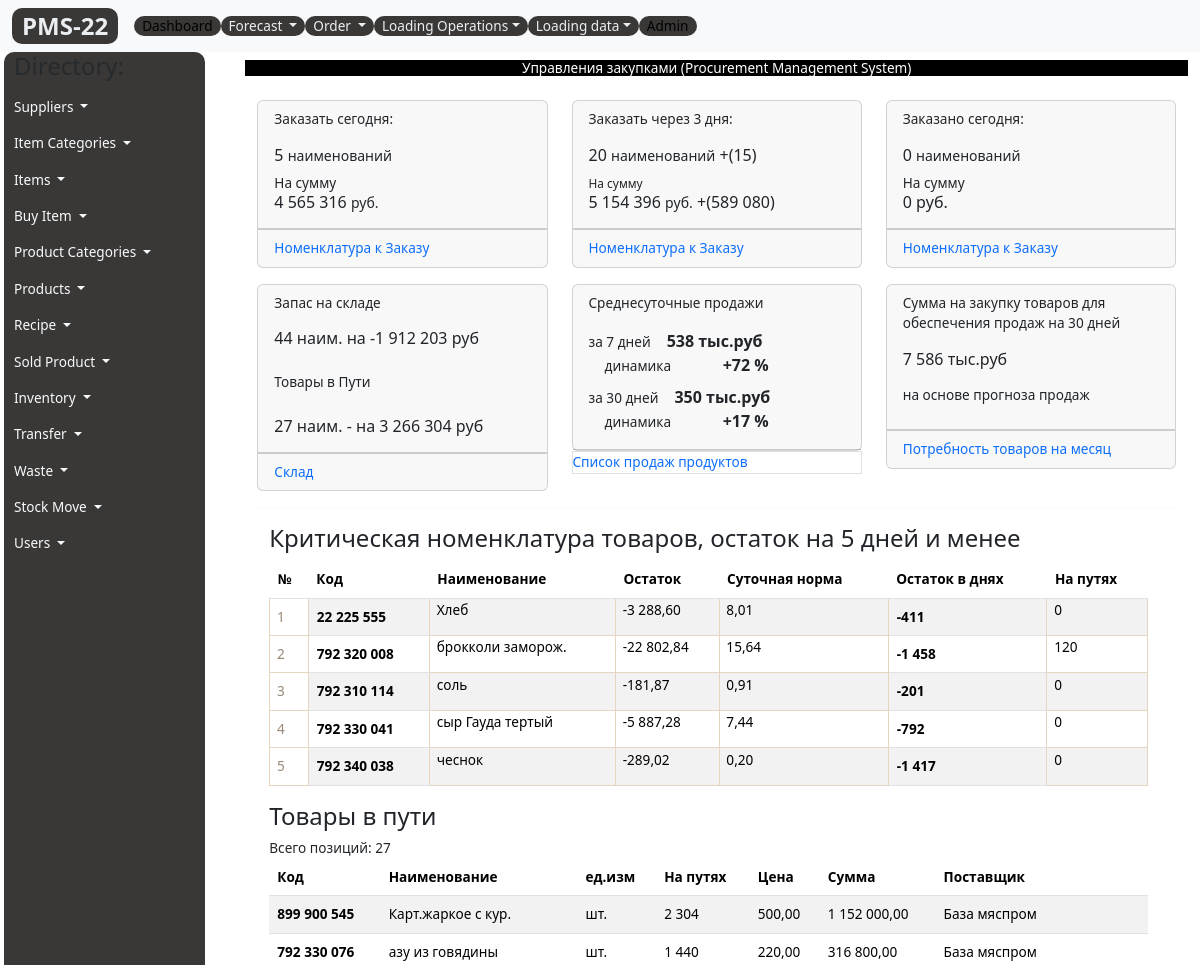
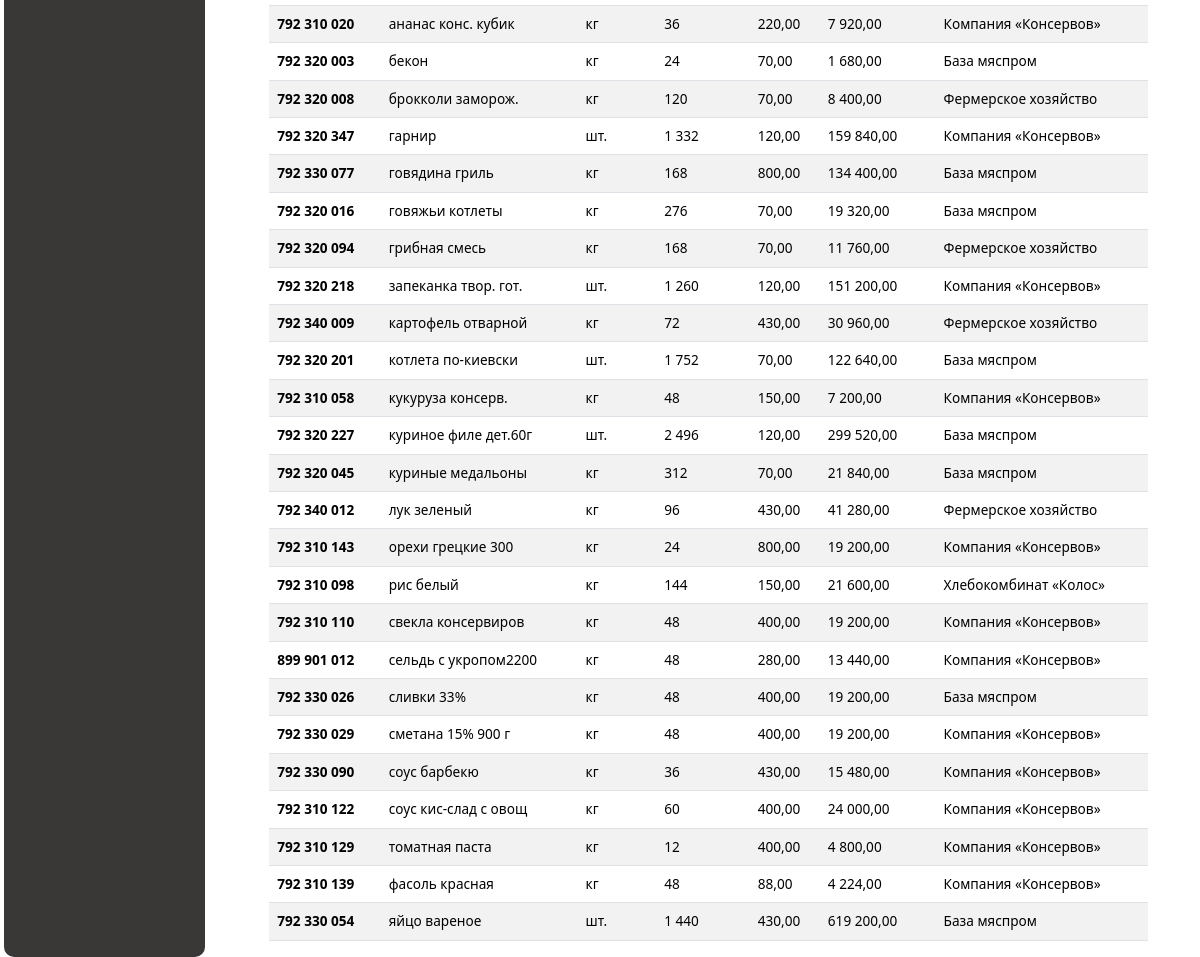
The page / on the database its author committed (2 pictures, top to bottom).
### control/models.py (models this page shows, shortened)
class StockItem(models.Model):
    code=models.DecimalField(max_digits=12, help_text="Не более 12 знаков",decimal_places=0,null=True,verbose_name='Код')
    name = models.CharField(max_length=200, help_text="Не более 200 знаков", db_index=True)
    slug= models.SlugField(max_length=255, verbose_name='Url')
    supplier=models.CharField(max_length=200, help_text="Не более 200 знаков",verbose_name='Поставщик',null=True)
    daily_requirement= models.DecimalField(verbose_name='Суточная потребность', null=True, max_digits=10, decimal_places=4, default=1)
    unit = models.CharField(max_length=10,verbose_name='Ед.изм.',  choices=UNITS, null=True ,default='kg')
    first_cost = models.DecimalField(max_digits=10, help_text="Не более 10 знаков",decimal_places=2, null=True)
    last_cost = models.DecimalField(max_digits=10, help_text="Не более 10 знаков",decimal_places=2, null=True)
    unit_cost = models.DecimalField(max_digits=10, help_text="Не более 10 знаков",decimal_places=2, null=True)
    place = models.CharField(max_length=100,verbose_name='Место', null=True ,default='store')
    open=models.DecimalField(max_digits=10, help_text="Не более 10 знаков", decimal_places=0, null=True, default=0)
    sales =	models.DecimalField(max_digits=10, help_text="Не более 10 знаков", decimal_places=3, default=0)
    received = models.DecimalField(max_digits=10, help_text="Не более 10 знаков", null=True, decimal_places=0, default=0)
    transfer =models.DecimalField(max_digits=10, help_text="Не более 10 знаков",null=True, decimal_places=0, default=0)
    waste=models.DecimalField(max_digits=10, help_text="Не более 10 знаков",null=True, decimal_places=0, default=0)
    actual=models.DecimalField(max_digits=10, help_text="Не более 10 знаков",decimal_places=2, default=0)
    actual_cost=models.DecimalField(max_digits=12, help_text="Не более 12 знаков", decimal_places=2, default=0)
    stock_days=models.DecimalField(max_digits=4, help_text="Не более 4 знаков", decimal_places=0,null=True, default=3000,  verbose_name='Остаток в днях')
    delivery=models.DecimalField(max_digits=10, help_text="Не более 10 знаков", decimal_places=0, default=0,null=True,verbose_name='Пути') # from DeliverItem (сделать через aggregate)
    delivery_cost=models.DecimalField(max_digits=12, help_text="Не более 12 знаков", decimal_places=2, default=0,null=True,verbose_name='Пути, руб')
    fullstock=models.DecimalField(max_digits=10, help_text="Не более 10 знаков", decimal_places=0, default=0,null=True,verbose_name='Запас, ед.')
    fullstock_days=models.IntegerField( null=True,verbose_name='Запас, дней', default=3000)
    delivery_time = models.IntegerField(verbose_name='Буфер, дней', null=True, default=5) #from Item -- Это буфер для товарной позиции
    daily_cost=models.DecimalField(max_digits=12, help_text="Не более 12 знаков", decimal_places=2, default=0,null=True,verbose_name='Суточная, руб')
    class Meta:
        ordering = ['name']
        verbose_name = 'Остаток'
        verbose_name_plural = 'Остатки'
    objects = DataFrameManager()

### register/views.py (the view)
# urls.py: path('', index, name='dashbord'),
def index(request):
    summ_toorder = ToOrder.objects.aggregate(
        sum_order=Sum('order_sum')).get('sum_order')
    summ_toorder_3 = ToOrder_3.objects.aggregate(
        sum_order=Sum('order_sum')).get('sum_order')
    if summ_toorder:
        dif_summa = summ_toorder_3 - summ_toorder
        count_toorder = ToOrder.objects.all().count()
        count_toorder_3 = ToOrder_3.objects.all().count()
        dif_count = count_toorder_3-count_toorder
    else:
        dif_summa = 0
        summ_toorder = 0
        count_toorder = ToOrder.objects.all().count()
        count_toorder_3 = ToOrder_3.objects.all().count()
        dif_count = count_toorder_3-count_toorder
    count_stock = StockItem.objects.all()
    stock_actual_cost = StockItem.objects.aggregate(
        sum_order=Sum('actual_cost')).get('sum_order')
    summa_stock = stock_actual_cost
    last_order = LastOrder.objects.all()
    summ_lastorder = LastOrder.objects.aggregate(
        sum_order=Sum('order_cost')).get('sum_order')
    critical_stock = StockItem.objects.all()
    delivery = StockItem.objects.exclude(delivery=0)
    summ_delivery = StockItem.objects.exclude(delivery=0).aggregate(
        sum_order=Sum('delivery_cost')).get('sum_order')
    last_date = SaleProduct.objects.latest(
        'date').date  # дата последней продажи
    sales7 = SaleProduct.objects.filter(date__range=(
        last_date-timedelta(days=7), last_date)).aggregate(sum_revenue=Sum('revenue')).get('sum_revenue')
    weeksales = sales7/7/1000
    sales7_7 = SaleProduct.objects.filter(date__range=(
        last_date-timedelta(days=14), last_date-timedelta(days=8))).aggregate(sum_revenue=Sum('revenue')).get('sum_revenue')
    weeksales_7 = sales7_7/7/1000
    pr_week = (weeksales/weeksales_7-1)*100
    sales30 = SaleProduct.objects.filter(date__range=(
        last_date-timedelta(days=30), last_date)).aggregate(sum_revenue=Sum('revenue')).get('sum_revenue')
    monthsales = sales30/30/1000
    sales30_30 = SaleProduct.objects.filter(date__range=(
        last_date-timedelta(days=60), last_date-timedelta(days=31))).aggregate(sum_revenue=Sum('revenue')).get('sum_revenue')
    monthsales_30 = sales30_30/30/1000
    pr_month = (monthsales/monthsales_30-1)*100
    daily_s = StockItem.objects.aggregate(
        s=Sum(F('last_cost')*F('daily_requirement')))['s']
    daily_sum = daily_s*30/1000
    context = {
        'title': 'Main',
        'summa': summ_toorder,
        'summa_3': summ_toorder_3,
        'order_count': count_toorder,
        'order_count_3': count_toorder_3,
        'stock_count': count_stock,
        'stock_sum': summa_stock,
        'dif_count': dif_count,
        'dif_summa': dif_summa,
        'last_order': last_order,
        'summ_lastorder': summ_lastorder,
        'critical_stock': critical_stock,
        'delivery': delivery,
        'summ_delivery': summ_delivery,
        'weeksales': weeksales,
        'monthsales': monthsales,
        'pr_week': pr_week,
        'pr_month': pr_month,
        'daily_sum': daily_sum,
    }
    return render(request, template_name='register/index.html', context=context)

### register/templates/register/index.html (shortened to what this page needs)
{% extends 'base.html' %}
{% load static %}
{% block content %}
<div class="ms-3">
  <div class="container">
    <header id="header" class="tab-header">
      <div class="top-left">
        <div class="navbar-header text-center" style="background: black">
          <h1 class="navbar-brand " style="color: white">Управления закупками (Procurement Management System)</h1>
        </div>
      </div>
    </header>
    <div class="content">
      <div class="container-fluid">
        <div class="row ">
          <div class="col-lg-4 col-md-6 col-sm-6 mt-3 ">
            <div class="card card-stats">
              <div class="card-header card-header-warning card-header-icon">
                <div class="card-icon">
                  <p class="material-icons"> Заказать сегодня: </p>
                </div>
                <h6 class="card-title">{{order_count}}
                  <small>наименований</small>
                </h6>
                <smal class="card-category">На сумму</smal>
                <h6 class="card-title">{{summa}}
                  <small>руб.</small>
                </h6>
              </div>
              <div class="card-footer">
                <div class="stats">
                  <a class="text-decoration-none" href="{% url 'order_required' %}" target="blank">Номенклатура к
                    Заказу</a>
                </div>
              </div>
            </div>
          </div>
          <div class="col-lg-4 col-md-6 col-sm-6 mt-3">
            <div class="card card-stats">
              <div class="card-header card-header-warning card-header-icon">
                <div class="card-icon">
                  <p class="material-icons"> Заказать через 3 дня: </p>
                </div>
                <h6 class="card-title">{{order_count_3}}
                  <small>наименований</small> +({{dif_count}})
                </h6>
                <small class="card-category">На сумму</small>
                <h6 class="card-title">{{summa_3}}
                  <small>руб.</small> +({{dif_summa}})
                </h6>
              </div>
              <div class="card-footer">
                <div class="stats">
                  <a class="text-decoration-none" href="{% url 'order_required_3' %}" target="blank">Номенклатура к
                    Заказу</a>
                </div>
              </div>
            </div>
          </div>
          <div class="col-lg-4 col-md-6 col-sm-6 mt-3">
            <div class="card card-stats">
              <div class="card-header card-header-warning card-header-icon">
                <div class="card-icon">
                  <p class="material-icons"> Заказано сегодня: </p>
                </div>
                <h6 class="card-title">{{last_order.count}}
                  <small>наименований</small>
                </h6>
                <smal class="card-category">На сумму</smal>
                <h6 class="card-title">
                  {% if summ_lastorder %}
                  {{summ_lastorder}}
                  {% else %}
                  0
                  {% endif %}руб.
                </h6>
              </div>
              <div class="card-footer">
                <div class="stats">
                  <a class="text-decoration-none" href="{% url 'last_order' %}" target="blank">Номенклатура к Заказу</a>
                </div>
              </div>
            </div>
          </div>
          <div class="col-lg-4 col-md-6 col-sm-6 mt-3">
            <div class="card card-stats">
              <div class="card-header card-header-danger card-header-icon">
                <div class="card-icon">
                  <p class="material-icons">Запас на складе</p>
                  <h6 class="card-title">{{stock_count.count}} наим. на {{stock_sum|floatformat:0}} руб</h6>
                </div>
                <div class="card-category my-4">Товары в Пути</div>
                <h6 class="card-title">{{delivery.count}} наим. - на
                  {% if delivery.count %}
                  {{summ_delivery}}
                  {% else %}
                  0
                  {% endif %}
                  руб</h6>
              </div>
              <div class="card-footer">
                <div class="stats">
                  <a class="text-decoration-none" href="{% url 'inventory' %}" target="blank">Склад</a>
                </div>
              </div>
            </div>
          </div>
          <div class="col-lg-4 col-md-6 col-sm-6 mt-3">
            <div class="card card-stats">
              <div class="card-header card-header-success card-header-icon">
                <div class="card-icon">
                  <p class="card-category">Среднесуточные продажи</p>
                  <div class="material-icons">за 7 дней<small
                      class="card-title ms-3 font100-b">{{weeksales|floatformat:0}} тыс.руб</small></div>
                  <div class="card-title ms-3"> динамика <small class="card-title ms-5 font100-b">
                      {% if pr_week > 0 %}
                      +{{pr_week|floatformat:0}}
                      {%else%}
                      <small class="text-danger"> {{pr_week|floatformat:0}}</small>
                      {% endif %}%
                    </small>
                  </div>
                  <div class="material-icons">за 30 дней<small
                      class="card-title ms-3 font100-b">{{monthsales|floatformat:0}} тыс.руб</small></div>
                  <div class="card-title ms-3">динамика <small class="card-title ms-5 font100-b">
                      {% if pr_month > 0 %}
                      +{{pr_month|floatformat:0}}
                      {%else%}
                      <small class="text-danger">{{pr_month|floatformat:0}}</small>
                      {% endif %}%
                    </small>
                  </div>
                </div>
              </div>
            </div>
            <div class="card-footer border">
              <div class="stats">
                <a class="text-decoration-none" href="{% url 'sold_product_list' %}" target="blank">Список продаж
                  продуктов</a>
              </div>
            </div>
          </div>
          <div class="col-lg-4 col-md-6 col-sm-6 mt-3">
            <div class="card card-stats">
              <div class="card-header card-header-info card-header-icon">
                <p class="card-category">Сумма на закупку товаров для обеспечения продаж на 30 дней
                </p>
                <h6 class="card-title my-3">{{daily_sum|floatformat:0}} тыс.руб</h6>
                <div class="card-category my-3">на основе прогноза продаж</div>
              </div>
              <div class="card-footer">
                <div class="stats">
                  <a class="text-decoration-none" href="{% url 'materials' %}" target="blank">Потребность товаров на
                    месяц</a>
                </div>
              </div>
            </div>
          </div>
        </div>
        <hr>
      </div>
    </div>
  </div>
</div>
<div class="container">
  <div class="col-11 mx-auto">
    <h4>Критическая номенклатура товаров, остаток на 5 дней и менее </h4>
    <table class="table table-striped demotable">
      <thead style="position: sticky;
  top: -1px;
  z-index: 2;background: #9d9e9e;">
        <tr>
          <th scope="col">№</th>
          <th scope="col">Код</th>
          <th scope="col">Наименование</th>
          <th scope="col">Остаток</th>
          <th scope="col">Суточная норма</th>
          <th scope="col">Остаток в днях</th>
          <th scope="col">На путях</th>
        </tr>
      </thead>
      <tbody>
        {% for item in critical_stock %}
        {% if item.stock_days < 6 %}
        <tr>
          <th scope="row">{{item.code}}</th>
          <td>{{item.name}}</td>
          <td>{{item.actual|floatformat:2}}</td>
          <td>{{item.daily_requirement|floatformat:2}}</td>
          <th>{{item.stock_days}}</th>
          <td>{{item.delivery}}</td>
        </tr>
        {% endif %}
        {% endfor %}
      </tbody>
    </table>
  </div>
</div>
<div class="container">
  <div class="col-11 mx-auto">
    <h4>Товары в пути </h4>
    Всего позиций: {{delivery.count}}
    <table class="table table-striped">
      <thead style="position: sticky;
  top: -1px;
  z-index: 2;background: #9d9e9e;">
        <tr>
          <th scope="col">Код</th>
          <th scope="col">Наименование</th>
          <th scope="col">ед.изм</th>
          <th scope="col">На путях</th>
          <th scope="col">Цена</th>
          <th scope="col">Сумма</th>
          <th scope="col">Поставщик</th>
        </tr>
      </thead>
      <tbody>
        {% for item in delivery %}
        <tr>
          <th scope="row">{{item.code}}</th>
          <td>{{item.name}}</td>
          <td>{{item.unit}}</td>
          <td>{{item.delivery}}</td>
          <td>{{item.last_cost}}</td>
          <td>{{item.delivery_cost}}</td>
          <td>{{item.supplier}}</td>
        </tr>
        {% endfor %}
      </tbody>
    </table>
  </div>
</div>
{% endblock %}

### mms22/static/css/style.css (style rules this page uses)
body { font-size: 0.85rem !important; }
.font100-b { font-size: 1rem; font-weight: 600; }
hr { color: #ebeef1; }
.demotable { border-collapse: collapse; counter-reset: schetchik; }
.demotable tbody tr:nth-child(n+1) { counter-increment: schetchik; }
.demotable td, .demotable tbody tr:before { padding: .1em .5em; border: 1px solid #E7D5C0; }
.demotable tbody tr:before { display: table-cell; vertical-align: middle; }
.demotable tbody tr:before, .demotable b:after { content: counter(schetchik); color: #978777; }

### rows shown on the page
StockItem: code "22 225 555", name "Хлеб", actual "-3 288,60", daily_requirement "8,01", stock_days "-411", delivery "0"
StockItem: code "792 320 008", name "брокколи заморож.", actual "-22 802,84", daily_requirement "15,64", stock_days "-1 458", delivery "120", unit "кг", last_cost "70,00", delivery_cost "8 400,00", supplier "Фермерское хозяйство"
StockItem: code "792 310 114", name "соль", actual "-181,87", daily_requirement "0,91", stock_days "-201", delivery "0"
StockItem: code "792 330 041", name "сыр Гауда тертый", actual "-5 887,28", daily_requirement "7,44", stock_days "-792", delivery "0"
StockItem: code "792 340 038", name "чеснок", actual "-289,02", daily_requirement "0,20", stock_days "-1 417", delivery "0"
StockItem: code "899 900 545", name "Карт.жаркое с кур.", unit "шт.", delivery "2 304", last_cost "500,00", delivery_cost "1 152 000,00", supplier "База мяспром"
StockItem: code "792 330 076", name "азу из говядины", unit "шт.", delivery "1 440", last_cost "220,00", delivery_cost "316 800,00", supplier "База мяспром"
StockItem: code "792 310 020", name "ананас конс. кубик", unit "кг", delivery "36", last_cost "220,00", delivery_cost "7 920,00", supplier "Компания «Консервов»"
StockItem: code "792 320 003", name "бекон", unit "кг", delivery "24", last_cost "70,00", delivery_cost "1 680,00", supplier "База мяспром"
StockItem: code "792 320 347", name "гарнир", unit "шт.", delivery "1 332", last_cost "120,00", delivery_cost "159 840,00", supplier "Компания «Консервов»"
StockItem: code "792 330 077", name "говядина гриль", unit "кг", delivery "168", last_cost "800,00", delivery_cost "134 400,00", supplier "База мяспром"
StockItem: code "792 320 016", name "говяжьи котлеты", unit "кг", delivery "276", last_cost "70,00", delivery_cost "19 320,00", supplier "База мяспром"
StockItem: code "792 320 094", name "грибная смесь", unit "кг", delivery "168", last_cost "70,00", delivery_cost "11 760,00", supplier "Фермерское хозяйство"
StockItem: code "792 320 218", name "запеканка твор. гот.", unit "шт.", delivery "1 260", last_cost "120,00", delivery_cost "151 200,00", supplier "Компания «Консервов»"
StockItem: code "792 340 009", name "картофель отварной", unit "кг", delivery "72", last_cost "430,00", delivery_cost "30 960,00", supplier "Фермерское хозяйство"
StockItem: code "792 320 201", name "котлета по-киевски", unit "шт.", delivery "1 752", last_cost "70,00", delivery_cost "122 640,00", supplier "База мяспром"
StockItem: code "792 310 058", name "кукуруза консерв.", unit "кг", delivery "48", last_cost "150,00", delivery_cost "7 200,00", supplier "Компания «Консервов»"
StockItem: code "792 320 227", name "куриное филе дет.60г", unit "шт.", delivery "2 496", last_cost "120,00", delivery_cost "299 520,00", supplier "База мяспром"
StockItem: code "792 320 045", name "куриные медальоны", unit "кг", delivery "312", last_cost "70,00", delivery_cost "21 840,00", supplier "База мяспром"
StockItem: code "792 340 012", name "лук зеленый", unit "кг", delivery "96", last_cost "430,00", delivery_cost "41 280,00", supplier "Фермерское хозяйство"
StockItem: code "792 310 143", name "орехи грецкие 300", unit "кг", delivery "24", last_cost "800,00", delivery_cost "19 200,00", supplier "Компания «Консервов»"
StockItem: code "792 310 098", name "рис белый", unit "кг", delivery "144", last_cost "150,00", delivery_cost "21 600,00", supplier "Хлебокомбинат «Колос»"
StockItem: code "792 310 110", name "свекла консервиров", unit "кг", delivery "48", last_cost "400,00", delivery_cost "19 200,00", supplier "Компания «Консервов»"
StockItem: code "899 901 012", name "сельдь с укропом2200", unit "кг", delivery "48", last_cost "280,00", delivery_cost "13 440,00", supplier "Компания «Консервов»"
StockItem: code "792 330 026", name "сливки 33%", unit "кг", delivery "48", last_cost "400,00", delivery_cost "19 200,00", supplier "База мяспром"
StockItem: code "792 330 029", name "сметана 15% 900 г", unit "кг", delivery "48", last_cost "400,00", delivery_cost "19 200,00", supplier "Компания «Консервов»"
StockItem: code "792 330 090", name "соус барбекю", unit "кг", delivery "36", last_cost "430,00", delivery_cost "15 480,00", supplier "Компания «Консервов»"
StockItem: code "792 310 122", name "соус кис-слад с овощ", unit "кг", delivery "60", last_cost "400,00", delivery_cost "24 000,00", supplier "Компания «Консервов»"
StockItem: code "792 310 129", name "томатная паста", unit "кг", delivery "12", last_cost "400,00", delivery_cost "4 800,00", supplier "Компания «Консервов»"
StockItem: code "792 310 139", name "фасоль красная", unit "кг", delivery "48", last_cost "88,00", delivery_cost "4 224,00", supplier "Компания «Консервов»"
StockItem: code "792 330 054", name "яйцо вареное", unit "шт.", delivery "1 440", last_cost "430,00", delivery_cost "619 200,00", supplier "База мяспром"

### other values the page prints
{{ order_count }} "5"
{{ summa }} "4 565 316"
{{ order_count_3 }} "20"
{{ dif_count }} "15"
{{ summa_3 }} "5 154 396"
{{ dif_summa }} "589 080"
{{ last_order.count }} "0"
{{ stock_count.count }} "44"
{{ stock_sum|floatformat:0 }} "-1 912 203"
{{ delivery.count }} "27"
{{ summ_delivery }} "3 266 304"
{{ weeksales|floatformat:0 }} "538"
{{ pr_week|floatformat:0 }} "72"
{{ monthsales|floatformat:0 }} "350"
{{ pr_month|floatformat:0 }} "17"
